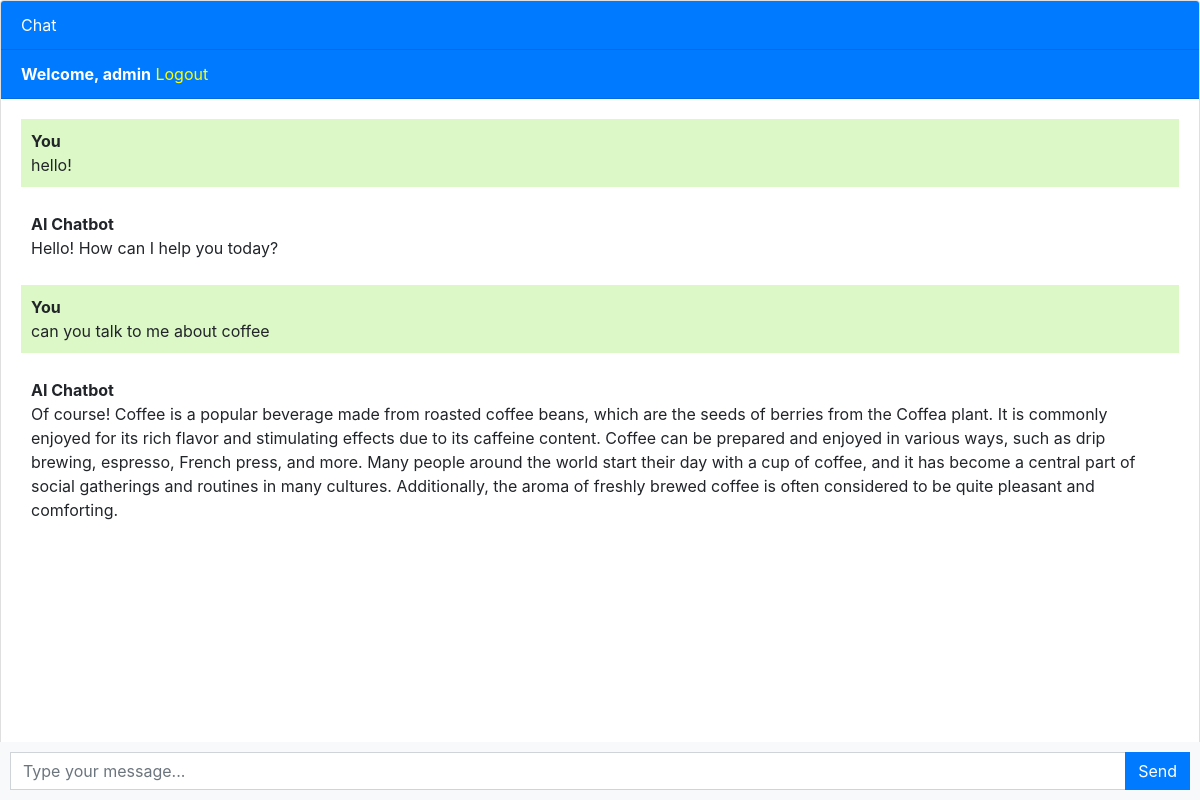
/ (signed in), run on the app's committed database.
### chatbot/models.py (models this page shows, shortened)
class Chat(models.Model):
  user = models.ForeignKey(User, on_delete=models.CASCADE)
  message = models.TextField()
  response = models.TextField()
  created_at = models.DateField(auto_now_add = True)

### chatbot/views.py (the view)
# urls.py: path("", views.chatbot, name="chatbot"),
def chatbot(request):
  chats = Chat.objects.filter(user=request.user)
  if request.method == 'POST':
    message = request.POST.get("message")
    response = ask_openai(message)
    chat = Chat(user=request.user, message=message, response=response, created_at=timezone.now())
    chat.save()
    return JsonResponse({"message":message,"response":response})
  return render(request,"chatbot.html",{"chats": chats})

### templates/chatbot.html (shortened to what this page needs)
{% extends 'base.html' %}  {% block content %}
<div class="chat-container">
  <div class="card flex-grow-1">
    <div class="card-header bg-primary text-white">Chat</div>
    {% if user.is_authenticated %}
    <div class="card-header bg-primary text-white"><b>Welcome, {{user.username}}</b>           <a style="color: yellow" href="logout">Logout</a></div>
    {% else %}
    <div class="card-header bg-primary text-white"><a href="login" style="color: yellow">Login</a>           <a style="color: yellow" href="register">Register</a></div>
    {% endif %}
    <div class="card-body messages-box">
      <ul class="list-unstyled messages-list">
        {% for chat in chats %}
          {% if chat.user == request.user %}
            <li class="message sent">
              <div class="message-text">
                <div class="message-sender">
                  <b>You</b>
                </div>
                <div class="message-content">
                  {{chat.message}}
                </div>
              </div>
            </li>
            <li class="message recieved">
              <div class="message-text">
                <div class="message-sender">
                  <b>AI Chatbot</b>
                </div>
                <div class="message-content">
                  {{chat.response}}
                </div>
              </div>
            </li>
          {% endif %}
        {% endfor %}
      </ul>
    </div>
    <br /><br />
    <br /><br />
    <br /><br />
  </div>
  <form class="message-form">
    <div class="input-group">
      <input
        type="text"
        class="form-control message-input"
        placeholder="Type your message..."
      />
      <div class="input-group-append">
        <button type="submit" class="btn btn-primary btn-send">Send</button>
      </div>
    </div>
  </form>
</div>
{% endblock %}

### templates/base.html (shortened to what this page needs)
<!DOCTYPE html>
<html lang="en">
  <head>
    <link rel="stylesheet" href="https://stackpath.bootstrapcdn.com/bootstrap/4.3.1/css/bootstrap.min.css">
  </head>
  <body>
    {% block content %}{% endblock %}
  </body>
</html>

### templates/chatbot.html (style rules this page uses)
body, html { height: 100%; }
.messages-box { flex: 1; overflow-y: auto; }
.messages-list { padding-left: 0; }
.message { margin-bottom: 15px; list-style: none; }
.message-text { padding: 10px; border-radius: 5px; }
.sent { background-color: #dcf8c6; align-self: flex-end; }
.message-form { display: flex; position: fixed; bottom: 0; left: 0; right: 0; padding: 10px; background-color: #f8f9fa; }
.message-input { flex: 1; border-radius: 0; border-right: none; }
.btn-send { border-radius: 0; }
.chat-container { height: 100%; display: flex; flex-direction: column; }

### data on the page
Chat: message "hello!", response "Hello! How can I help you today?"
Chat: message "can you talk to me about coffee", response "Of course! Coffee is a popular beverage made from roasted coffee beans, which are the seeds of berries from the Coffea plant. It is commonly enjoyed for its rich flavor and stimulating effects due to its caffeine content. Coffee can be prepared and enjoyed in various ways, such as drip brewing, espresso, French press, and more. Many people around the world start their day with a cup of coffee, and it has become a central part of social gatherings and routines in many cultures. Additionally, the aroma of freshly brewed coffee is often considered to be quite pleasant and comforting."

### other printed values
{{ user.username }} "admin"
